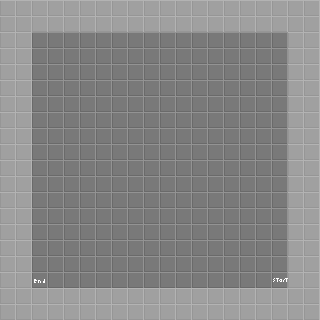

The image is a tile-based game level rendered from a .tmx file. Its description and source (layers, tilesets, objects; grid data summarised) follow:
An orthogonal 20x20 tile map with 16x16 px tiles, 1 tile layer (Tile Layer 1) and 41 objects (35x wall, 3x button, 3x cube).

<map version="1.0" orientation="orthogonal" renderorder="right-down" width="20" height="20" tilewidth="16" tileheight="16" nextobjectid="117">
 <tileset firstgid="1" name="tilemap" tilewidth="16" tileheight="16" tilecount="16" columns="4">
  <image source="tilemap.png" width="64" height="64" />
  <tile id="4">
   <properties>
    <property name="color" value="1" />
    <property name="group" value="1" />
   </properties>
  </tile>
  <tile id="5">
   <properties>
    <property name="group" value="1" />
    <property name="inverted" type="bool" value="false" />
   </properties>
  </tile>
  <tile id="6">
   <properties>
    <property name="color" value="1" />
   </properties>
  </tile>
 </tileset>
 <layer name="Tile Layer 1" width="20" height="20">
  <data>[400 cells, 400 non-empty, 4 distinct tile ids]</data>
 </layer>
 <objectgroup name="objects">
  <object id="41" name="wall 1" type="wall" gid="6" x="112" y="144" width="16" height="16">
   <properties>
    <property name="group" value="3" />
    <property name="inverted" type="bool" value="false" />
   </properties>
  </object>
  <object id="43" name="button 1" type="button" gid="5" x="192" y="160" width="16" height="16">
   <properties>
    <property name="color" value="3" />
    <property name="group" value="3" />
   </properties>
  </object>
  <object id="47" name="wall 1" type="wall" gid="6" x="112" y="160" width="16" height="16">
   <properties>
    <property name="group" value="3" />
    <property name="inverted" type="bool" value="false" />
   </properties>
  </object>
  <object id="48" name="wall 1" type="wall" gid="6" x="112" y="48" width="16" height="16">
   <properties>
    <property name="group" value="3" />
    <property name="inverted" type="bool" value="false" />
   </properties>
  </object>
  <object id="49" name="cube" type="cube" gid="7" x="256" y="240" width="16" height="16">
   <properties>
    <property name="color" value="2" />
   </properties>
  </object>
  <object id="52" name="button 2" type="button" gid="5" x="224" y="160" width="16" height="16">
   <properties>
    <property name="color" value="2" />
    <property name="group" value="2" />
   </properties>
  </object>
  <object id="53" name="cube" type="cube" gid="7" x="224" y="240" width="16" height="16">
   <properties>
    <property name="color" value="3" />
   </properties>
  </object>
  <object id="54" name="wall 2" type="wall" gid="6" x="160" y="192" width="16" height="16">
   <properties>
    <property name="group" value="2" />
    <property name="inverted" type="bool" value="false" />
   </properties>
  </object>
  <object id="55" name="wall 2" type="wall" gid="6" x="160" y="144" width="16" height="16">
   <properties>
    <property name="group" value="2" />
    <property name="inverted" type="bool" value="false" />
   </properties>
  </object>
  <object id="84" name="wall 2" type="wall" gid="6" x="160" y="288" width="16" height="16">
   <properties>
    <property name="group" value="2" />
    <property name="inverted" type="bool" value="false" />
   </properties>
  </object>
  <object id="85" name="button 3" type="button" gid="5" x="256" y="160" width="16" height="16">
   <properties>
    <property name="color" value="4" />
    <property name="group" value="4" />
   </properties>
  </object>
  <object id="86" name="cube" type="cube" gid="7" x="192" y="240" width="16" height="16">
   <properties>
    <property name="color" value="4" />
   </properties>
  </object>
  <object id="87" name="wall 1" type="wall" gid="6" x="112" y="192" width="16" height="16">
   <properties>
    <property name="group" value="3" />
    <property name="inverted" type="bool" value="false" />
   </properties>
  </object>
  <object id="88" name="wall 1" type="wall" gid="6" x="112" y="208" width="16" height="16">
   <properties>
    <property name="group" value="3" />
    <property name="inverted" type="bool" value="false" />
   </properties>
  </object>
  <object id="89" name="wall 1" type="wall" gid="6" x="112" y="224" width="16" height="16">
   <properties>
    <property name="group" value="3" />
    <property name="inverted" type="bool" value="false" />
   </properties>
  </object>
  <object id="90" name="wall 1" type="wall" gid="6" x="112" y="256" width="16" height="16">
   <properties>
    <property name="group" value="3" />
    <property name="inverted" type="bool" value="false" />
   </properties>
  </object>
  <object id="91" name="wall 1" type="wall" gid="6" x="112" y="272" width="16" height="16">
   <properties>
    <property name="group" value="3" />
    <property name="inverted" type="bool" value="false" />
   </properties>
  </object>
  <object id="92" name="wall 1" type="wall" gid="6" x="112" y="288" width="16" height="16">
   <properties>
    <property name="group" value="3" />
    <property name="inverted" type="bool" value="false" />
   </properties>
  </object>
  <object id="94" name="wall 1" type="wall" gid="6" x="112" y="96" width="16" height="16">
   <properties>
    <property name="group" value="3" />
    <property name="inverted" type="bool" value="false" />
   </properties>
  </object>
  <object id="95" name="wall 1" type="wall" gid="6" x="112" y="112" width="16" height="16">
   <properties>
    <property name="group" value="3" />
    <property name="inverted" type="bool" value="false" />
   </properties>
  </object>
  <object id="96" name="wall 1" type="wall" gid="6" x="112" y="128" width="16" height="16">
   <properties>
    <property name="group" value="3" />
    <property name="inverted" type="bool" value="false" />
   </properties>
  </object>
  <object id="97" name="wall 2" type="wall" gid="6" x="160" y="160" width="16" height="16">
   <properties>
    <property name="group" value="2" />
    <property name="inverted" type="bool" value="false" />
   </properties>
  </object>
  <object id="98" name="wall 2" type="wall" gid="6" x="160" y="176" width="16" height="16">
   <properties>
    <property name="group" value="2" />
    <property name="inverted" type="bool" value="false" />
   </properties>
  </object>
  <object id="99" name="wall 2" type="wall" gid="6" x="160" y="128" width="16" height="16">
   <properties>
    <property name="group" value="2" />
    <property name="inverted" type="bool" value="false" />
   </properties>
  </object>
  <object id="100" name="wall 2" type="wall" gid="6" x="160" y="112" width="16" height="16">
   <properties>
    <property name="group" value="2" />
    <property name="inverted" type="bool" value="false" />
   </properties>
  </object>
  <object id="101" name="wall 2" type="wall" gid="6" x="160" y="96" width="16" height="16">
   <properties>
    <property name="group" value="2" />
    <property name="inverted" type="bool" value="false" />
   </properties>
  </object>
  <object id="102" name="wall 2" type="wall" gid="6" x="160" y="80" width="16" height="16">
   <properties>
    <property name="group" value="2" />
    <property name="inverted" type="bool" value="false" />
   </properties>
  </object>
  <object id="103" name="wall 2" type="wall" gid="6" x="160" y="64" width="16" height="16">
   <properties>
    <property name="group" value="2" />
    <property name="inverted" type="bool" value="false" />
   </properties>
  </object>
  <object id="104" name="wall 2" type="wall" gid="6" x="160" y="48" width="16" height="16">
   <properties>
    <property name="group" value="2" />
    <property name="inverted" type="bool" value="false" />
   </properties>
  </object>
  <object id="105" name="wall 2" type="wall" gid="6" x="160" y="256" width="16" height="16">
   <properties>
    <property name="group" value="2" />
    <property name="inverted" type="bool" value="false" />
   </properties>
  </object>
  </objectgroup>
</map>
<!-- 11 of 41 objects omitted -->